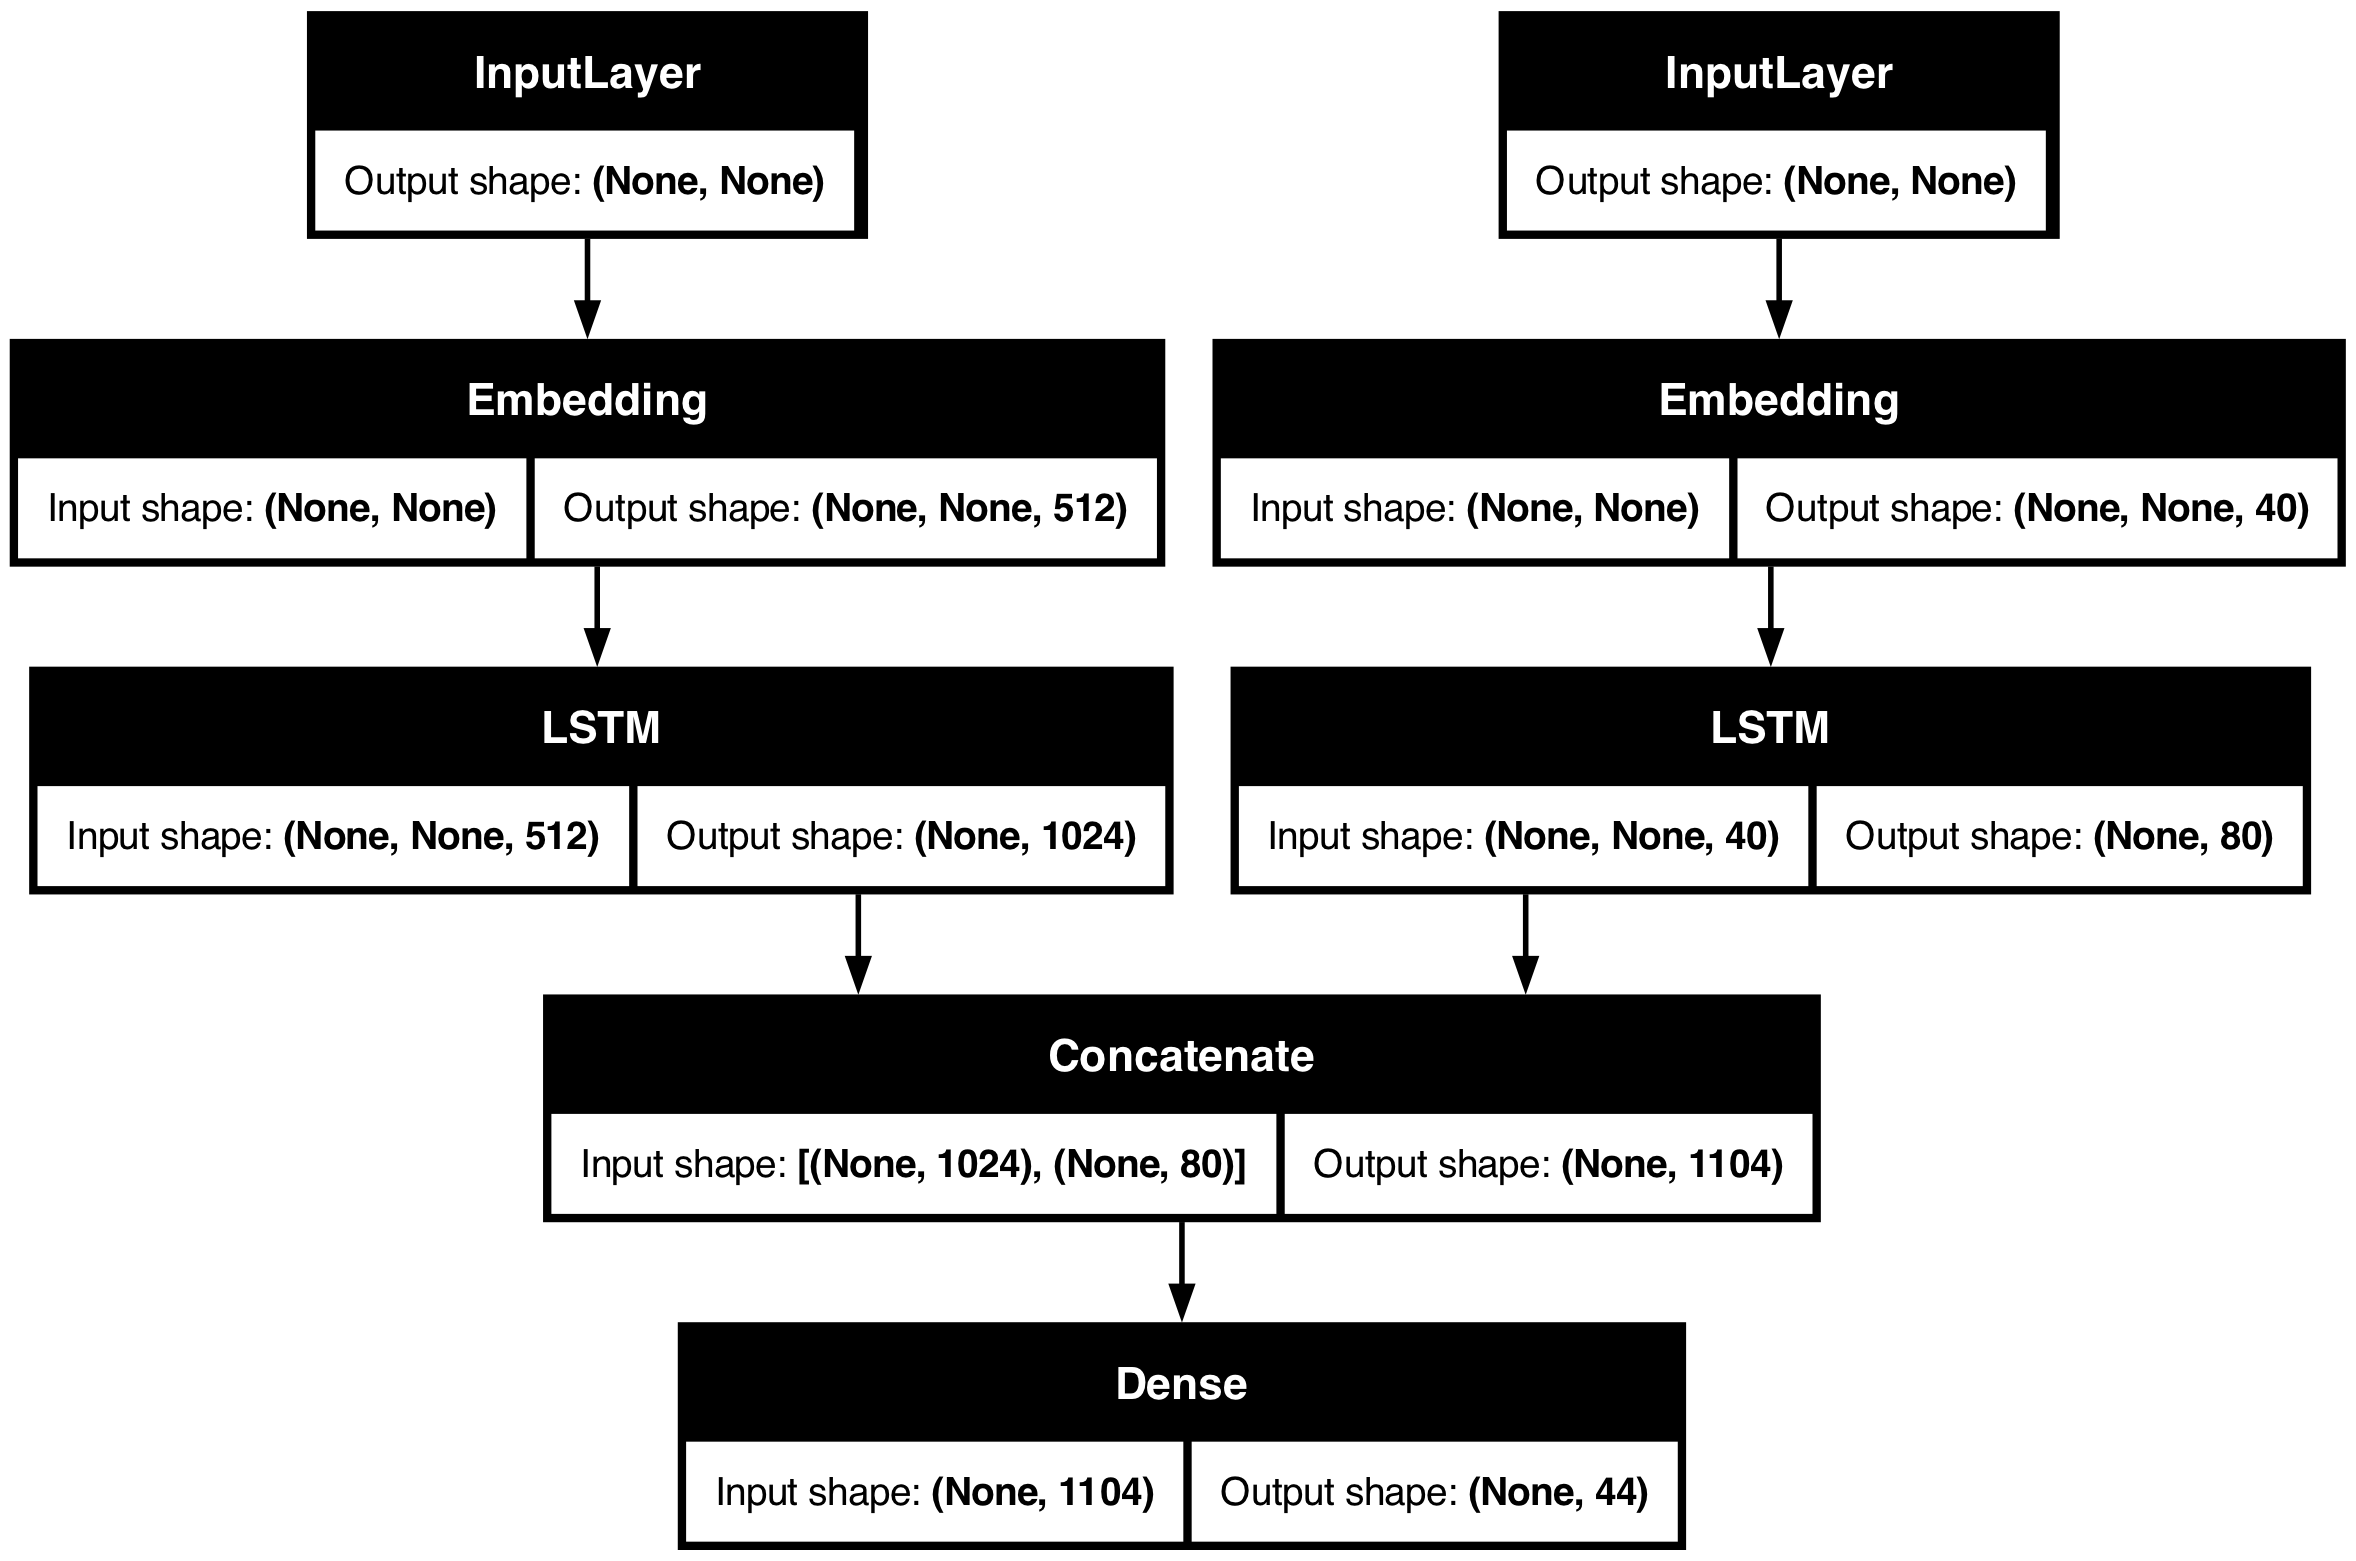

This figure's Python source:
import keras
from keras import layers
import filetool

import json
import numpy as np
import tensorflow as tf

gpus = tf.config.experimental.list_physical_devices("GPU")
if gpus:
    try:
        # Currently, memory growth is not supported for multi-GPU training
        for gpu in gpus:
            tf.config.experimental.set_memory_growth(gpu, True)
        print("Using GPU")
    except RuntimeError as e:
        # Memory growth must be enabled before GPUs are initialized
        print(e)


words = filetool.read_words()
exprs = filetool.read_exprs()
dataset = filetool.get_dataset(10)
d = dataset[0][0]

x_text = tf.constant(dataset[0][0])
x_expr = tf.constant(dataset[0][1])
y = tf.constant(dataset[1])

# input
text_input = keras.Input(shape=(None,), name="text_input")
math_expr_input = keras.Input(shape=(None,), name="math_expr_input")

# embedding
text_embedding = layers.Embedding(len(words), 512, name="text_embedding")(text_input)
expr_embedding = layers.Embedding(len(exprs),  40, name="expr_embedding")(math_expr_input)

# LSTM
text_features = layers.LSTM(1024, name="text_features")(text_embedding)
expr_features = layers.LSTM(80, name="expr_features")(expr_embedding)

# contact
features = layers.concatenate([text_features, expr_features])
# Dense
output_features = layers.Dense(44, activation="sigmoid", name="output")(features)

model = keras.Model(inputs=[text_input, math_expr_input], outputs=[output_features])

model.compile(
    optimizer=keras.optimizers.Adam(learning_rate=0.002),
    loss=keras.losses.BinaryCrossentropy(),
    metrics=["accuracy"],
)

keras.utils.plot_model(model, to_file="model.png", show_shapes=True)


model.fit(x=[x_text, x_expr], y=y, epochs=10, batch_size=20)


error = model.evaluate(x=[x_text, x_expr], y=y, batch_size=20)
result = model.predict(x=[x_text, x_expr], batch_size=20)

model.save("model10.keras")
model = keras.saving.load_model("model10.keras")
pass
